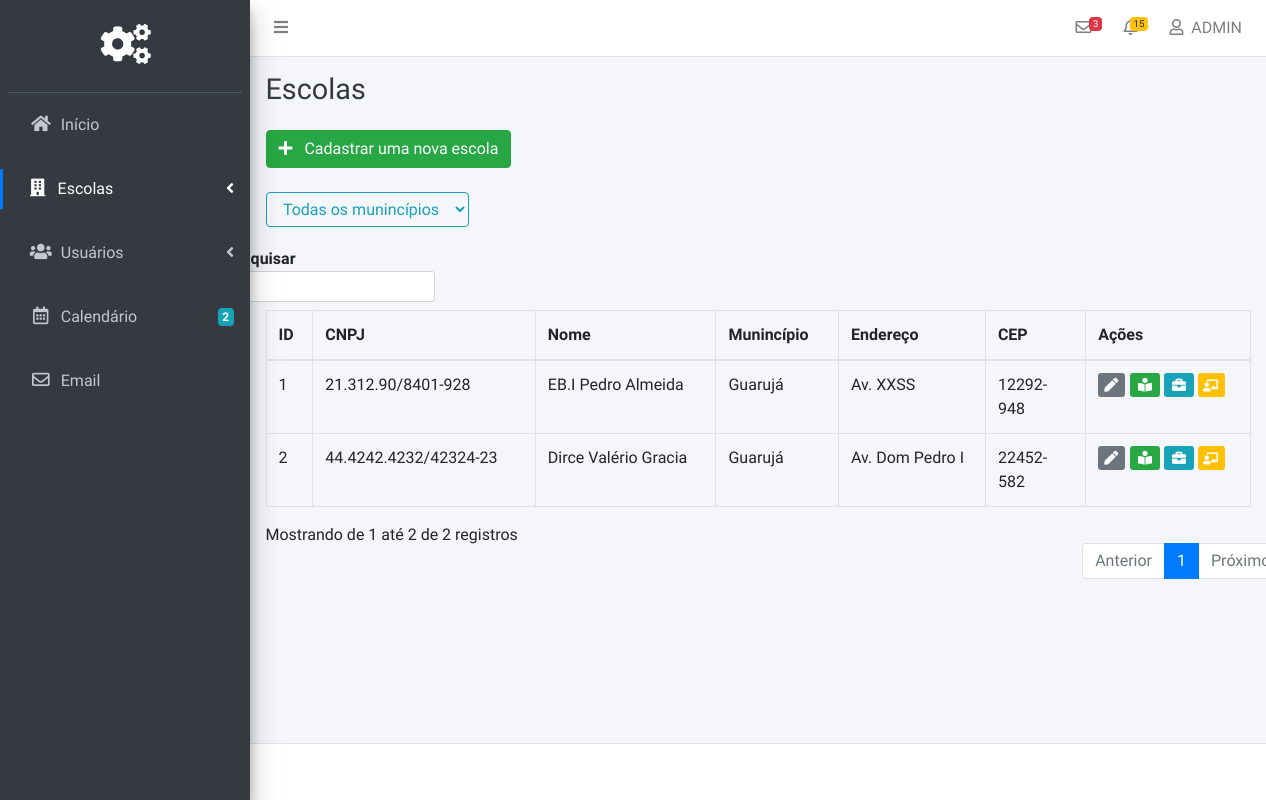
/Pages/Admin/escolas.php (signed in), run on an earlier commit of the app's database.
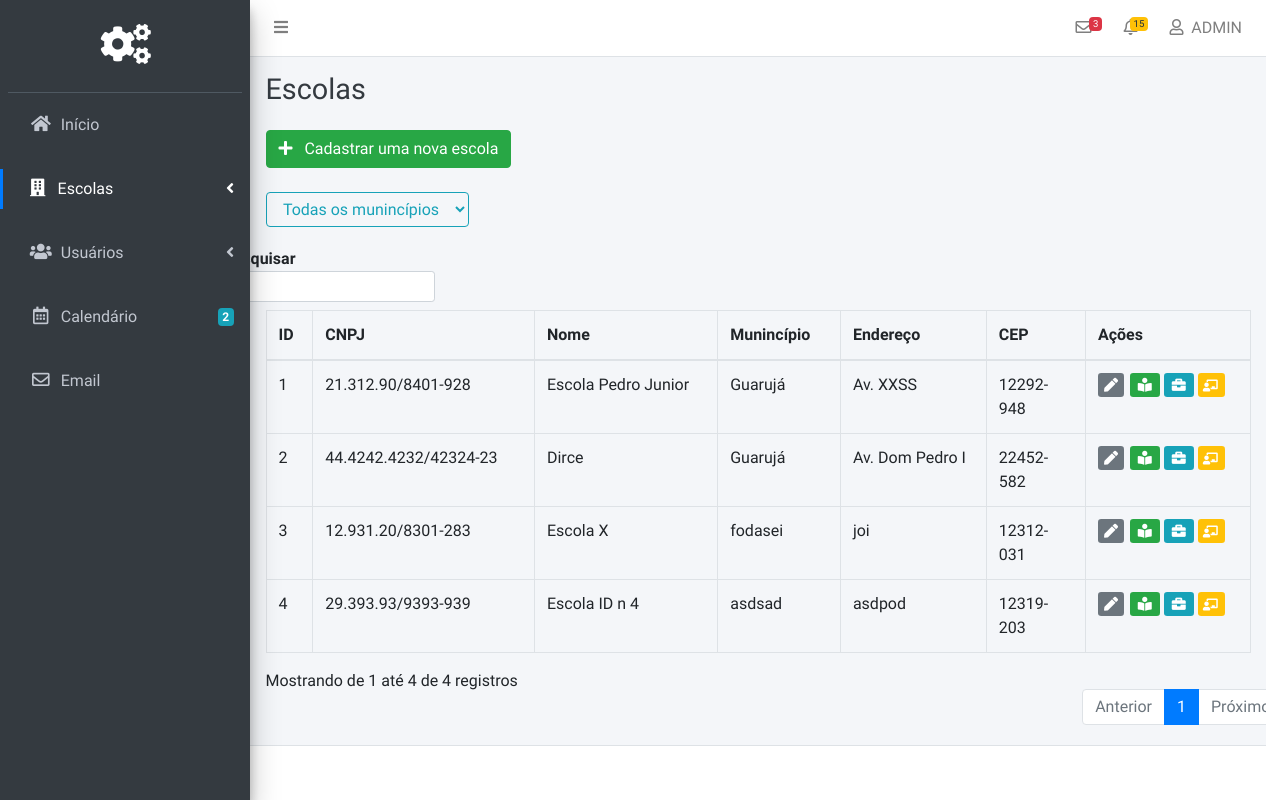
And on a later commit of the database.
### tables this page shows
CREATE TABLE `escolas` (
  `Escola_Codigo` bigint(20) NOT NULL,
  `Escola_CNPJ` varchar(255) NOT NULL,
  `Escola_Nome` varchar(255) NOT NULL,
  `Escola_CEP` varchar(255) NOT NULL,
  `Escola_Munincipio` varchar(255) NOT NULL,
  `Escola_Endereco` varchar(255) NOT NULL
);

### src/Pages/Admin/escolas.php (the view, shortened to what the changed rows need)
<?php
include('../../Scripts/Database/Connection.php');
?>
<!DOCTYPE html>
<html>
<head>
  <link rel="stylesheet" href="../../plugins/fontawesome-free/css/all.min.css">
<link rel="stylesheet" href="../../assets/Admin/css/style.css">
  <link rel="stylesheet" href="https://code.ionicframework.com/ionicons/2.0.1/css/ionicons.min.css">
  <link rel="stylesheet" href="../../plugins/tempusdominus-bootstrap-4/css/tempusdominus-bootstrap-4.min.css">
  <link rel="stylesheet" href="../../plugins/icheck-bootstrap/icheck-bootstrap.min.css">
  <link rel="stylesheet" href="../../plugins/jqvmap/jqvmap.min.css">
  <link rel="stylesheet" href="../../plugins/toastr/toastr.min.css">
  <link rel="stylesheet" href="../../assets/Global/css/adminlte.min.css">
  <link rel="stylesheet" href="../../assets/Global/css/style.css">
  <link rel="stylesheet" href="../../plugins/overlayScrollbars/css/OverlayScrollbars.min.css">
  <link rel="stylesheet" href="../../plugins/daterangepicker/daterangepicker.css">
  <link rel="stylesheet" href="../../plugins/summernote/summernote-bs4.css">
</head>
<body class="hold-transition sidebar-mini layout-fixed">
<div class="wrapper">
  <div class="content-wrapper">
    <div class="content-header">
      <div class="container-fluid">
        <div class="row mb-2">
          <div class="col-sm-6">
            <h1 class="m-0 text-dark">Escolas</h1>
          </div>
        </div>
      </div>
    </div>
    <section class="content">
      <div class="container-fluid">
        <button class="btn btn-success" type="button" name="button" data-toggle="modal" data-target="#RegistrarEscola"><i class="fa fa-plus"></i> &nbsp;  Cadastrar uma nova escola</button>
        <br><br>
  <select class="btn btn-outline-info" name="filtroEscola" id="filtroEscola">
          <option selected value="">Todas os munincípios</option>
</select>
        <table class="table table-bordered display" id="tabela" width="100%" cellspacing="0">
          <form action="" id="myform">
        <thead>
         <tr>
           <th>ID</th>
      <th>CNPJ</th>
        <th>Nome</th>
        <th>Munincípio</th>
        <th>Endereço</th>
<th>CEP </th>
               <th>Ações</th>
      </tr>
        </thead>
      <tbody>
<?php
$result =  mysqli_query($conn,"SELECT * FROM escolas");
while($row = mysqli_fetch_array($result))
{
echo "<tr>";
echo "<td>" . $row['Escola_Codigo'] . "</td>";
echo "<td>" . $row['Escola_CNPJ'] . "</td>";
echo "<td>" . $row['Escola_Nome'] . "</td>";
echo "<td>" . $row['Escola_Munincipio'] . "</td>";
echo "<td>" . $row['Escola_Endereco'] . "</td>";
echo "<td>" . $row['Escola_CEP'] . "</td>";
echo '<td><a class="btn-sm  btn-secondary btnEditar" id="editar" href="#"> <i class="fa fa-pen"></i>   </a>
&nbsp;
<a class="btn-sm btn-success  btnAlunos" name="alunos" href="#"><i class="fa fa-book-reader"></i></a>
  <a class="btn-sm btn-info  btnFuncionarios" name="funcionarios" href="#"><i class="fa fa-briefcase"></i></a>
  <a class="btn-sm btn-warning text-white btnTurmas" name="turmas" href="#"><i class="fa fa-chalkboard-teacher"></i></a>
</td>';
echo "</tr>";
}
?>
      </tbody>
      </table>
      </div>
    </section>
  </div>
</div>
</body>
</html>

What changed in the data, as far as the page shows it:
changed escolas "Av. XXSS": Escola_Nome "EB.I Pedro Almeida" → "Escola Pedro Junior"
changed escolas "Av. Dom Pedro I": Escola_Nome "Dirce Valério Gracia" → "Dirce"
added escolas: Escola_Codigo "3", Escola_CNPJ "12.931.20/8301-283", Escola_Nome "Escola X", Escola_Munincipio "fodasei", Escola_Endereco "joi", Escola_CEP "12312-031"
added escolas: Escola_Codigo "4", Escola_CNPJ "29.393.93/9393-939", Escola_Nome "Escola ID n 4", Escola_Munincipio "asdsad", Escola_Endereco "asdpod", Escola_CEP "12319-203"
Also different on the page:
text written by a page script: "Pesquisar Mostrando de 1 até 2 de 2 registros Anterior 1 Próximo" → "Pesquisar Mostrando de 1 até 4 de 4 registros Anterior 1 Próximo"
